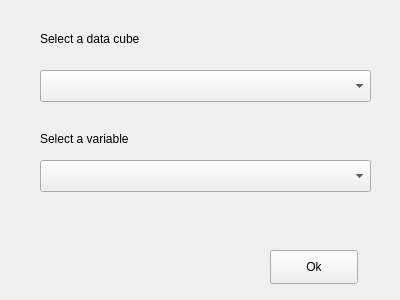
<?xml version="1.0" encoding="UTF-8"?>
<ui version="4.0">
 <class>Form</class>
 <widget class="QWidget" name="Form">
  <property name="geometry">
   <rect>
    <x>0</x>
    <y>0</y>
    <width>400</width>
    <height>300</height>
   </rect>
  </property>
  <property name="windowTitle">
   <string>Form</string>
  </property>
  <widget class="QComboBox" name="cubeComboBox">
   <property name="geometry">
    <rect>
     <x>40</x>
     <y>70</y>
     <width>331</width>
     <height>32</height>
    </rect>
   </property>
  </widget>
  <widget class="QLabel" name="dataCubeLabel">
   <property name="geometry">
    <rect>
     <x>40</x>
     <y>30</y>
     <width>111</width>
     <height>18</height>
    </rect>
   </property>
   <property name="text">
    <string>Select a data cube</string>
   </property>
  </widget>
  <widget class="QComboBox" name="layerComboBox">
   <property name="geometry">
    <rect>
     <x>40</x>
     <y>160</y>
     <width>331</width>
     <height>32</height>
    </rect>
   </property>
  </widget>
  <widget class="QLabel" name="layerLabel">
   <property name="geometry">
    <rect>
     <x>40</x>
     <y>130</y>
     <width>111</width>
     <height>18</height>
    </rect>
   </property>
   <property name="text">
    <string>Select a variable</string>
   </property>
  </widget>
  <widget class="QPushButton" name="okayButton">
   <property name="geometry">
    <rect>
     <x>270</x>
     <y>250</y>
     <width>88</width>
     <height>34</height>
    </rect>
   </property>
   <property name="text">
    <string>Ok</string>
   </property>
  </widget>
 </widget>
 <resources/>
 <connections/>
</ui>
